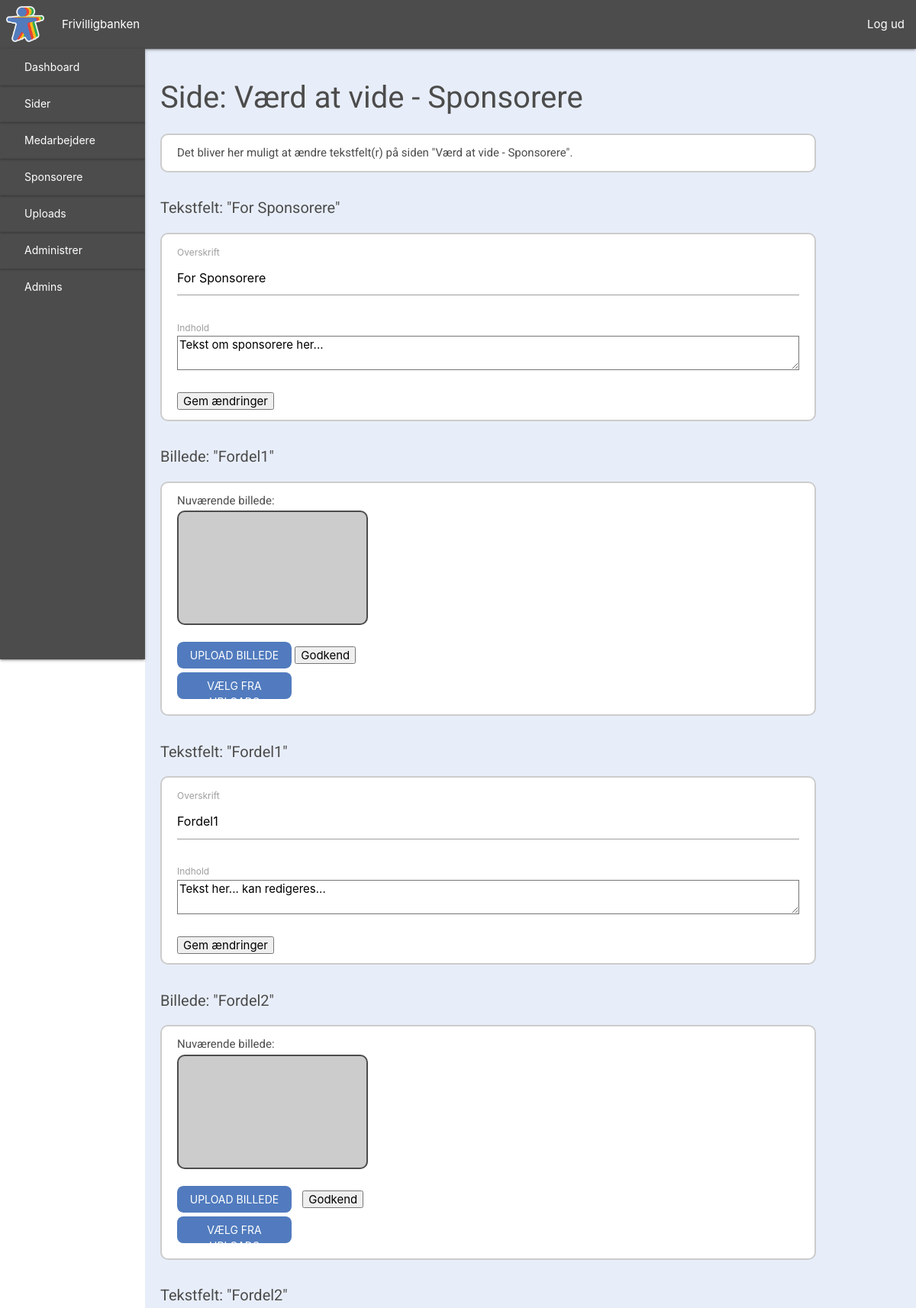
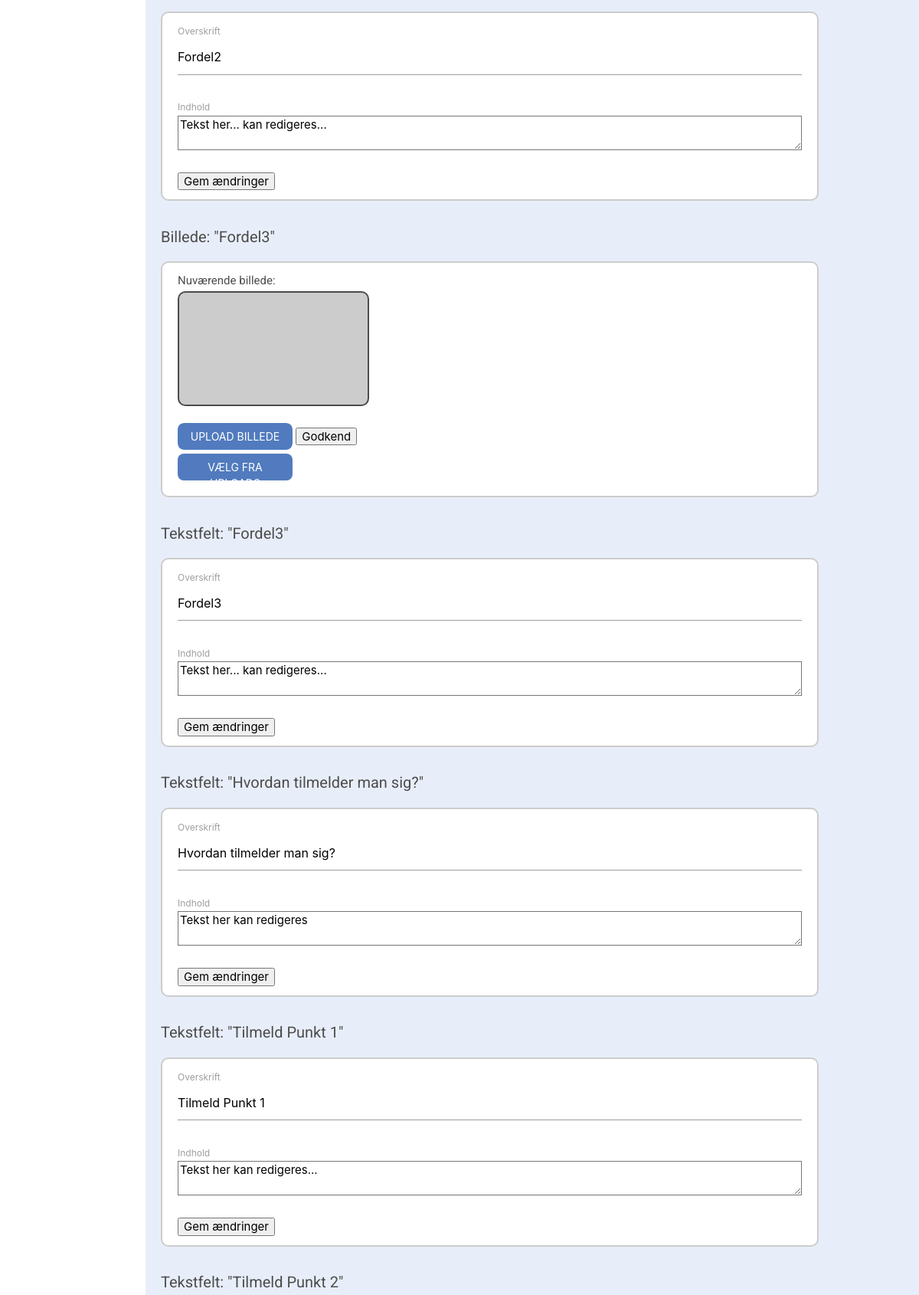
Screenshot of /side&for_sponsorere (signed in, upper part) with the database file from the repository (2 pictures, top to bottom).
### tables this page shows
CREATE TABLE textfield (
    TextFieldID INT NOT NULL AUTO_INCREMENT PRIMARY KEY,
    Page VARCHAR(255),
    FieldName VARCHAR(255),
    FieldContent VARCHAR(5000)
);

### view/backend/page_sponsors.php (the view, shortened to what this page needs)
<?php
require_once("view/backend/includes/header.php");
$dbCon = dbCon($user, $pass);
$query = $dbCon->prepare("SELECT * FROM `textField` WHERE TextFieldID = 4");
$query->execute();
$getsponsortext1 = $query->fetch();
$dbCon = dbCon($user, $pass);
$query = $dbCon->prepare("SELECT * FROM `textField` WHERE TextFieldID = 15");
$query->execute();
$getsponsortext2 = $query->fetch();
$dbCon = dbCon($user, $pass);
$query = $dbCon->prepare("SELECT * FROM `textField` WHERE TextFieldID = 16");
$query->execute();
$getsponsortext3 = $query->fetch();
$dbCon = dbCon($user, $pass);
$query = $dbCon->prepare("SELECT * FROM `textField` WHERE TextFieldID = 17");
$query->execute();
$getsponsortext4 = $query->fetch();
$dbCon = dbCon($user, $pass);
$query = $dbCon->prepare("SELECT * FROM `textField` WHERE TextFieldID = 18");
$query->execute();
$getsponsortext5 = $query->fetch();
$dbCon = dbCon($user, $pass);
$query = $dbCon->prepare("SELECT * FROM `textField` WHERE TextFieldID = 19");
$query->execute();
$getsponsortext6 = $query->fetch();
$dbCon = dbCon($user, $pass);
$query = $dbCon->prepare("SELECT * FROM `textField` WHERE TextFieldID = 20");
$query->execute();
$getsponsortext7 = $query->fetch();
$dbCon = dbCon($user, $pass);
$query = $dbCon->prepare("SELECT * FROM `imageField` WHERE ImageID = 6");
$query->execute();
$getsponsorimage1 = $query->fetch();
$dbCon = dbCon($user, $pass);
$query = $dbCon->prepare("SELECT * FROM `imageField` WHERE ImageID = 7");
$query->execute();
$getsponsorimage2 = $query->fetch();
$dbCon = dbCon($user, $pass);
$query = $dbCon->prepare("SELECT * FROM `imageField` WHERE ImageID = 8");
$query->execute();
$getsponsorimage3 = $query->fetch();
?>
    <div id="dashboard">
        <?php require_once ("view/backend/includes/sidenav.php")?>
        <div id="dashboard-content">
            <h1>Side: Værd at vide - Sponsorere</h1>
            <div id="dashboard-section1">
                <p>
                    Det bliver her muligt at ændre tekstfelt(r) på siden "Værd at vide - Sponsorere".
                </p>
            </div>
            <h2>Tekstfelt: "<?php echo $getsponsortext1['FieldName'] ?>"</h2>
            <div id="dashboard-section1">
                <p>
                <form method="POST" action="">
                    <label>Overskrift</label>
                    <input type="text" name="sponsor-headline1" value="<?php echo $getsponsortext1['FieldName'] ?>">
                    <br><br>
                    <label>Indhold</label>
                    <textarea name="sponsor-text1" id="" cols="30" rows="10"><?php echo $getsponsortext1['FieldContent'] ?></textarea>
                    <br><br>
                    <input type="submit" name="updateSponsorText1" value="Gem ændringer">
                </form>
                </p>
            </div>
            <h2>Billede: "<?php echo $getsponsortext2['FieldName'] ?>"</h2>
            <div id="dashboard-section1">
                <p>
                    Nuværende billede:
                <div id="current-image" style="background-image: url('<?php echo $getsponsorimage1['Image'] ?>')"></div>
                </p>
                <form enctype="multipart/form-data" method="POST" action="">
                    <div class="upload-btn-wrapper">
                        <div id="imgUpload">Upload billede</div>
                    </div>
                    <input id="upload" type="submit" Value="Godkend" name="uploadSponsorPic1">
                </form>
                <div id="imgUpload" onclick="showImages1()">Vælg fra Uploads</div>
            </div>
            <h2>Tekstfelt: "<?php echo $getsponsortext2['FieldName'] ?>"</h2>
            <div id="dashboard-section1">
                <p>
                <form method="POST" action="">
                    <label>Overskrift</label>
                    <input type="text" name="sponsor-headline2" value="<?php echo $getsponsortext2['FieldName'] ?>">
                    <br><br>
                    <label>Indhold</label>
                    <textarea name="sponsor-text2" id="" cols="30" rows="10"><?php echo $getsponsortext2['FieldContent'] ?></textarea>
                    <br><br>
                    <input type="submit" name="updateSponsorText2" value="Gem ændringer">
                </form>
                </p>
            </div>
            <h2>Billede: "<?php echo $getsponsortext3['FieldName'] ?>"</h2>
            <div id="dashboard-section1">
                <p>
                    Nuværende billede:
                <div id="current-image" style="background-image: url('<?php echo $getsponsorimage2['Image'] ?>')"></div>
                </p>
                <form enctype="multipart/form-data" method="POST" action="">
                    <div class="upload-btn-wrapper">
                        <div id="imgUpload">Upload billede</div>
                        <div id="upload-file-name2"></div>
                    </div>
                    <input id="upload" type="submit" Value="Godkend" name="uploadSponsorPic2">
                </form>
                <div id="imgUpload" onclick="showImages2()">Vælg fra Uploads</div>
            </div>
            <h2>Tekstfelt: "<?php echo $getsponsortext3['FieldName'] ?>"</h2>
            <div id="dashboard-section1">
                <p>
                <form method="POST" action="">
                    <label>Overskrift</label>
                    <input type="text" name="sponsor-headline3" value="<?php echo $getsponsortext3['FieldName'] ?>">
                    <br><br>
                    <label>Indhold</label>
                    <textarea name="sponsor-text3" id="" cols="30" rows="10"><?php echo $getsponsortext3['FieldContent'] ?></textarea>
                    <br><br>
                    <input type="submit" name="updateSponsorText3" value="Gem ændringer">
                </form>
                </p>
            </div>
            <h2>Billede: "<?php echo $getsponsortext4['FieldName'] ?>"</h2>
            <div id="dashboard-section1">
                <p>
                    Nuværende billede:
                <div id="current-image" style="background-image: url('<?php echo $getsponsorimage3['Image'] ?>')"></div>
                </p>
                <form enctype="multipart/form-data" method="POST" action="">
                    <div class="upload-btn-wrapper">
                        <div id="imgUpload">Upload billede</div>
                    </div>
                    <input id="upload" type="submit" Value="Godkend" name="uploadSponsorPic3">
                </form>
                <div id="imgUpload" onclick="showImages3()">Vælg fra Uploads</div>
            </div>
            <h2>Tekstfelt: "<?php echo $getsponsortext4['FieldName'] ?>"</h2>
            <div id="dashboard-section1">
                <p>
                <form method="POST" action="">
                    <label>Overskrift</label>
                    <input type="text" name="sponsor-headline4" value="<?php echo $getsponsortext4['FieldName'] ?>">
                    <br><br>
                    <label>Indhold</label>
                    <textarea name="sponsor-text4" id="" cols="30" rows="10"><?php echo $getsponsortext4['FieldContent'] ?></textarea>
                    <br><br>
                    <input type="submit" name="updateSponsorText4" value="Gem ændringer">
                </form>
                </p>
            </div>
            <h2>Tekstfelt: "<?php echo $getsponsortext5['FieldName'] ?>"</h2>
            <div id="dashboard-section1">
                <p>
                <form method="POST" action="">
                    <label>Overskrift</label>
                    <input type="text" name="sponsor-headline5" value="<?php echo $getsponsortext5['FieldName'] ?>">
                    <br><br>
                    <label>Indhold</label>
                    <textarea name="sponsor-text5" id="" cols="30" rows="10"><?php echo $getsponsortext5['FieldContent'] ?></textarea>
                    <br><br>
                    <input type="submit" name="updateSponsorText5" value="Gem ændringer">
                </form>
                </p>
            </div>
            <h2>Tekstfelt: "<?php echo $getsponsortext6['FieldName'] ?>"</h2>
            <div id="dashboard-section1">
                <p>
                <form method="POST" action="">
                    <label>Overskrift</label>
                    <input type="text" name="sponsor-headline6" value="<?php echo $getsponsortext6['FieldName'] ?>">
                    <br><br>
                    <label>Indhold</label>
                    <textarea name="sponsor-text6" id="" cols="30" rows="10"><?php echo $getsponsortext6['FieldContent'] ?></textarea>
                    <br><br>
                    <input type="submit" name="updateSponsorText6" value="Gem ændringer">
                </form>
                </p>
            </div>
            <h2>Tekstfelt: "<?php echo $getsponsortext7['FieldName'] ?>"</h2>
        </div>
    </div>
<?php require_once("view/backend/includes/footer.php"); ?>

### view/backend/css/header.style.css (style rules this page uses)
h1, h2, h3, h4, p { color: #4C4C4C; font-family: 'Roboto', sans-serif; }

### view/backend/css/index.style.css (style rules this page uses)
#dashboard { display: flex; }
#dashboard-content { height: 100%; width: 90%; background-color: #E8EEF9; margin: 64px 0 0 190px; }
#dashboard-content h1 { font-size: 40px; margin-left: 20px; }
#dashboard-content h2 { font-size: 20px; margin-left: 20px; }
#dashboard-section1 { width: 85%; background-color: white; margin: 20px; padding: 20px; border-radius: 10px; border: 2px solid rgba(0,0,0,0.2) }
#dashboard-section1 p { margin: -8px 0; }
#current-image { height: 150px; width: 250px; background-size: cover; background-repeat: no-repeat; background-position: center; border: 2px solid #4C4C4C; border-radius: 10px; margin-top: 10px; }
.upload-btn-wrapper { margin: 30px 0 5px 0; position: relative; overflow: hidden; display: inline-flex; border-radius: 8px; text-align: left; }
#imgUpload { width: 150px; height: 35px; color: white; background-color: #517BBE; padding: 7px; text-align: center; border-radius: 8px; font-size: 14px; text-transform: uppercase; cursor: pointer; }
#upload-file-name, #upload-file-name2 { font-size: 14px; padding: 8px 5px; }

### rows the page displays
textfield: FieldName "For Sponsorere", sponsor-headline1 "For Sponsorere", sponsor-text1 "Tekst om sponsorere her..."
textfield: FieldName "Fordel1", sponsor-headline2 "Fordel1", sponsor-text2 "Tekst her... kan redigeres..."
textfield: FieldName "Fordel2", sponsor-headline3 "Fordel2", sponsor-text3 "Tekst her... kan redigeres..."
textfield: FieldName "Fordel3", sponsor-headline4 "Fordel3", sponsor-text4 "Tekst her... kan redigeres..."
textfield: FieldName "Hvordan tilmelder man sig?", sponsor-headline5 "Hvordan tilmelder man sig?", sponsor-text5 "Tekst her kan redigeres"
textfield: FieldName "Tilmeld Punkt 1", sponsor-headline6 "Tilmeld Punkt 1", sponsor-text6 "Tekst her kan redigeres..."
textfield: FieldName "Tilmeld Punkt 2"
